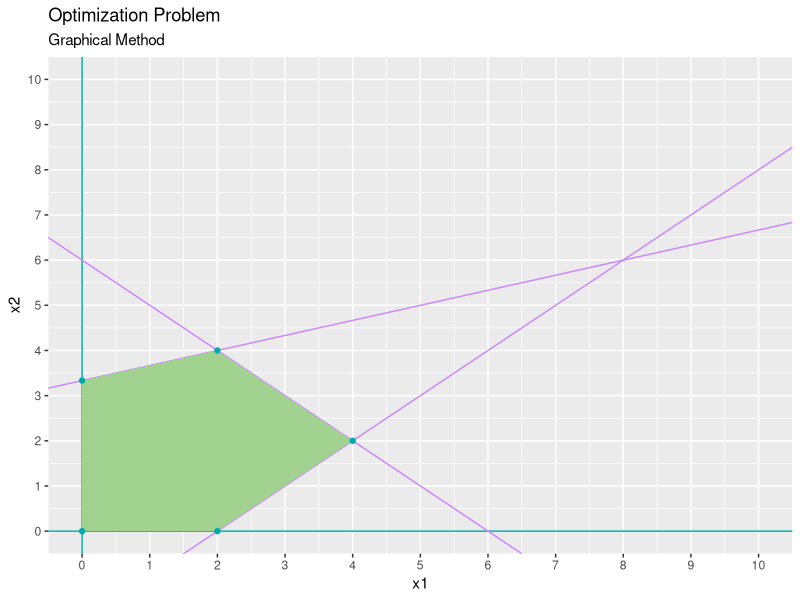
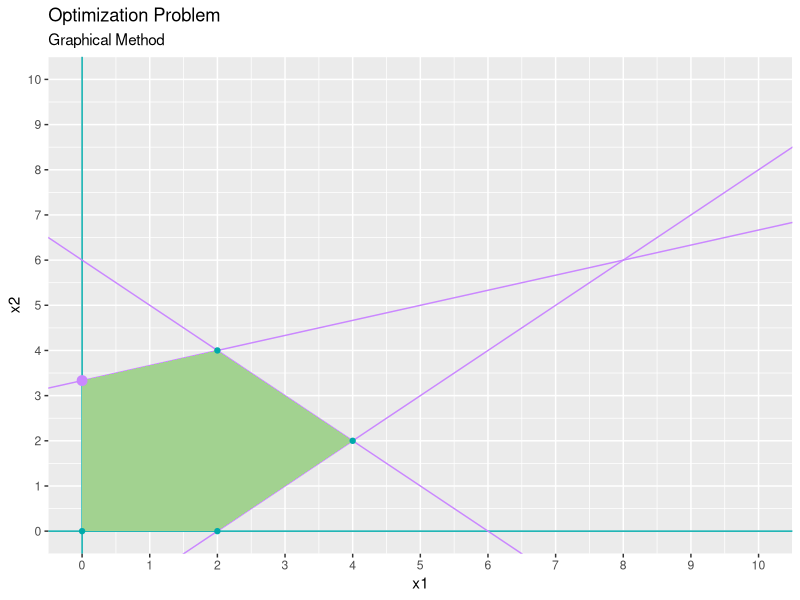

Source code (R) for these figures, in order:
library(ggplot2)
library(lpSolve)

colors.lavender <- "#CA87FF";
colors.grass <- "#A2D290";
colors.aqua <- "#00AAAA";

feasible_region <- as.data.frame(matrix(
  c(0, 10/3, 0, 0, 2, 0, 4, 2, 2, 4),
  ncol = 2,
  byrow = TRUE
));
colnames(feasible_region) <- c('x', 'y');

p <- ggplot(data=data.frame(x = 0), aes(x = x)) +
  scale_x_continuous(breaks = seq(0, 10, 1),lim = c(0, 10)) +
  scale_y_continuous(breaks = seq(0, 10, 1),lim = c(0, 10)) +
  geom_vline(xintercept = 0, color = colors.aqua) +
  geom_hline(yintercept = 0, color = colors.aqua) +
  geom_abline(slope = 1/3, intercept= 10/3, color = colors.lavender) +
  geom_abline(slope = -1, intercept = 6, color = colors.lavender) +
  geom_abline(slope = 1, intercept = -2, color = colors.lavender) +
  geom_polygon(
    data = feasible_region,
    mapping = aes(x = x, y = y),
    fill = colors.grass,
  ) +
  geom_point(data = feasible_region, aes(x = x, y = y), color = colors.aqua) +
  labs(
      title = 'Optimization Problem',
      subtitle = 'Graphical Method',
      x = 'x1',
      y = 'x2',
    )
print(p)

objective <- c(-1, 2)
constraints <- matrix(c(-1, 3, 1, 1, 1, -1), ncol = 2, byrow = TRUE)
signs <- c('<=', '<=', '<=')
rhs <- c(10, 6, 2)

res <- lp(
  objective.in = objective,
  const.mat = constraints,
  const.dir = signs,
  const.rhs = rhs,
  direction = 'max',
)

sol <- as.data.frame(rbind(res$solution))
colnames(sol) <- c('x', 'y')

p <- p + geom_point(
  data = sol,
  aes(x = x, y = y),
  color = colors.lavender,
  size = 3,
)
print(p)
